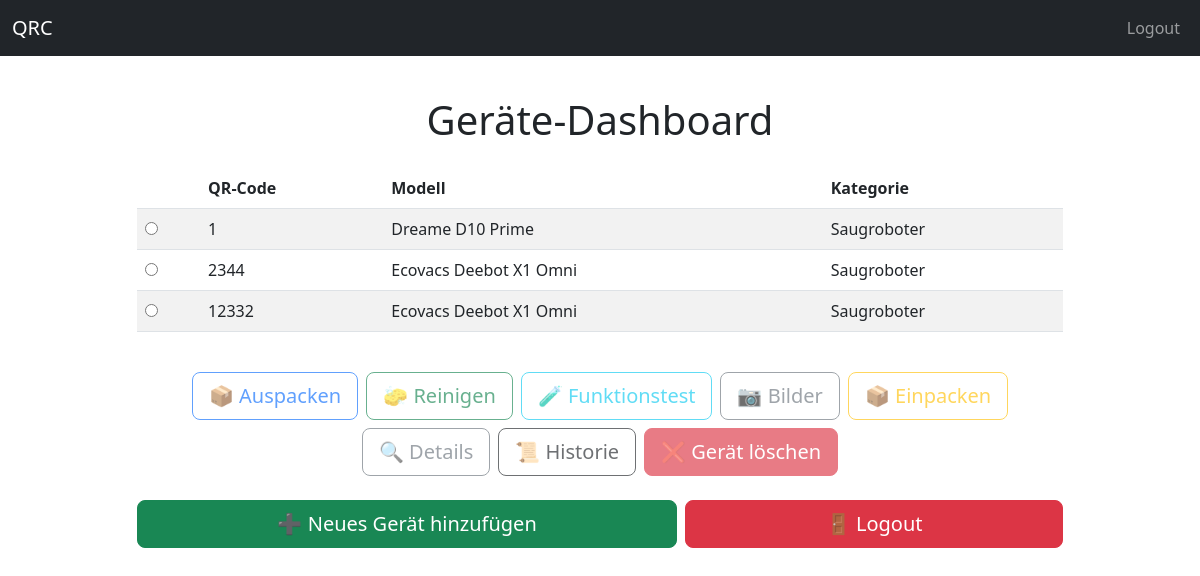
Page /benutzer/dashboard (signed in) on the committed database.
### models/geraet_db.py (models this page shows)
class Geraet(db.Model):
    __tablename__ = "geraete"
    id = db.Column(db.Integer, primary_key=True)
    qrcode = db.Column(db.String, unique=True, nullable=False)
    modell_id = db.Column(db.Integer, db.ForeignKey("modell.id"), nullable=False)
    zustand_id = db.Column(db.Integer, db.ForeignKey("zustaende.id"), nullable=False)
    benutzer_id = db.Column(db.Integer, db.ForeignKey("benutzer.id"), nullable=True)
    status = db.Column(db.String, nullable=False, server_default="Unbekannt")
    ausgepackt = db.Column(db.Boolean, default=False)
    gereinigt = db.Column(db.Boolean, default=False)
    getestet = db.Column(db.Boolean, default=False)
    bilder_einpackfertig = db.Column(db.Boolean, default=False)
    bilder_fertig = db.Column(db.Boolean, default=False)
    einpackbereit = db.Column(db.Boolean, default=False)
    modell = db.relationship("Modell", back_populates="geraete")
    zustand = db.relationship("Zustand")
    benutzer = db.relationship("Benutzer", backref="geraete")
    historie = db.relationship("Historie", backref="geraet", lazy=True)
    module = db.relationship("Modul", back_populates="geraet", cascade="all, delete-orphan")
    teile = db.relationship("Teil", back_populates="geraet")
    testdurchlaeufe = db.relationship("GeraeteTestDurchlauf", back_populates="geraet", cascade="all, delete-orphan")

### models/modell_db.py (models this page shows, shortened)
class Modell(db.Model):
    __tablename__ = "modell"
    id = db.Column(db.Integer, primary_key=True, index=True)
    name = db.Column(db.String(100), unique=True, nullable=False, index=True)
    kategorie_id = db.Column(db.Integer, db.ForeignKey("kategorie.id"), nullable=False)
    unterkategorie_id = db.Column(db.Integer, db.ForeignKey("unterkategorie.id"), nullable=True)
    unterkategorie = db.relationship("Unterkategorie", backref="modelle")
    hersteller_id = db.Column(db.Integer, db.ForeignKey("hersteller.id"), nullable=False)
    hersteller = db.relationship("Hersteller", backref="modelle")
    kategorie = db.relationship("Kategorie", back_populates="modelle")
    geraete = db.relationship("Geraet", back_populates="modell")
    module = db.relationship(Modul, back_populates="modell", cascade="all, delete-orphan")

### models/kategorie_db.py (models this page shows, shortened)
class Kategorie(db.Model):
    __tablename__ = "kategorie"
    id = db.Column(db.Integer, primary_key=True)
    name = db.Column(db.String(100), nullable=False, unique=True)
    modelle = db.relationship("Modell", back_populates="kategorie", lazy=True)
    unterkategorien = db.relationship("Unterkategorie", backref="kategorie", lazy=True)

### app/routes/benutzer_routes.py (the view)
@benutzer_bp.route("/benutzer/dashboard")
@login_required
def dashboard():
    geraete = (
        GeraetDB.query
        .filter_by(benutzer_id=current_user.id)
        .order_by(GeraetDB.id.desc())  # sortiert nach zuletzt erstelltem Gerät
        .all()
    )
    return render_template("dashboard.html", geraete=geraete)

### app/app.py (called while the page is built)
@login_manager.user_loader
def load_user(user_id):
    return Benutzer.query.get(int(user_id))

### app/templates/dashboard.html (shortened to what this page needs)
{% extends "base.html" %}
{% block content %}
<div class="container py-3" style="max-width: 950px;">
  <h1 class="mb-4 text-center">Geräte-Dashboard</h1>
  {% if geraete %}
  <div id="geraeteForm">
    <div class="table-responsive">
      <table class="table table-striped align-middle">
        <thead>
          <tr>
            <th></th>
            <th>QR-Code</th>
            <th>Modell</th>
            <th>Kategorie</th>
          </tr>
        </thead>
        <tbody>
          {% for geraet in geraete %}
          <tr>
            <td>
              <input type="radio" name="geraet_id" value="{{ geraet.id }}" data-qrcode="{{ geraet.qrcode }}">
            </td>
            <td>{{ geraet.qrcode }}</td>
            <td>{{ geraet.modell.name }}</td>
            <td>{{ geraet.modell.kategorie.name }}</td>
          </tr>
          {% endfor %}
        </tbody>
      </table>
    </div>
    <div class="d-flex gap-2 mt-4 flex-wrap justify-content-center">
      <a id="btn-auspacken" href="#" class="btn btn-outline-primary btn-lg disabled">📦 Auspacken</a>
      <a id="btn-reinigen" href="#" class="btn btn-outline-success btn-lg disabled">🧽 Reinigen</a>
      <a id="btn-funktionstest" href="#" class="btn btn-outline-info btn-lg disabled">🧪 Funktionstest</a>
      <a id="btn-bilder" href="#" class="btn btn-outline-secondary btn-lg disabled">📷 Bilder</a>
      <a id="btn-einpacken" href="#" class="btn btn-outline-warning btn-lg disabled">📦 Einpacken</a>
      <a id="btn-details" href="#" class="btn btn-outline-secondary btn-lg disabled">🔍 Details</a>
      <a id="btn-historie" href="#" class="btn btn-outline-dark btn-lg disabled">📜 Historie</a>
      <form id="loeschenForm" method="POST" action="#" class="d-inline">
        <button id="btn-loeschen" type="submit" class="btn btn-danger btn-lg disabled" onclick="return confirm('Gerät wirklich löschen?');">❌ Gerät löschen</button>
      </form>
    </div>
  </div>
  {% else %}
    <div class="alert alert-info mt-4 text-center">
      Noch keine Geräte vorhanden.
    </div>
  {% endif %}
  <div class="mt-4 d-flex justify-content-between flex-wrap gap-2">
    <a href="{{ url_for('geraete.geraet_neu') }}" class="btn btn-success btn-lg flex-grow-1">➕ Neues Gerät hinzufügen</a>
    <a href="{{ url_for('login.logout') }}" class="btn btn-danger btn-lg flex-grow-1">🚪 Logout</a>
  </div>
</div>
{% endblock %}

### app/templates/base.html (style rules this page uses)
body { padding-top: 3.5rem; }

### rows in the picture
Geraet: qrcode "1", modell.name "Dreame D10 Prime", modell.kategorie.name "Saugroboter"
Geraet: qrcode "2344", modell.name "Ecovacs Deebot X1 Omni", modell.kategorie.name "Saugroboter"
Geraet: qrcode "12332", modell.name "Ecovacs Deebot X1 Omni", modell.kategorie.name "Saugroboter"
